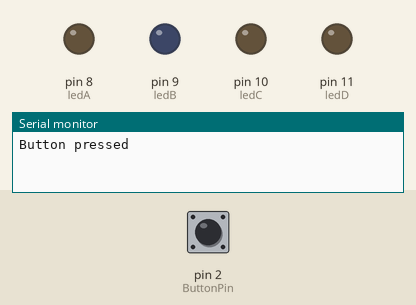
The sketch below on a simulated Arduino Uno, built with avr-gcc and run on an emulated ATmega328P. On the bench: output pins drawn as LEDs (lit = HIGH), the last lines printed to the serial monitor. Dashed ring = blinking. Inputs (shaded band) come from the test bench; at power-on: pin 2 (ButtonPin) HIGH. Random numbers use the default seed unless the sketch sets one.

Above: at 1.2 s.
1.3 s: pin 2 (ButtonPin) pulled LOW for 0.15 s
At 2.5 s:
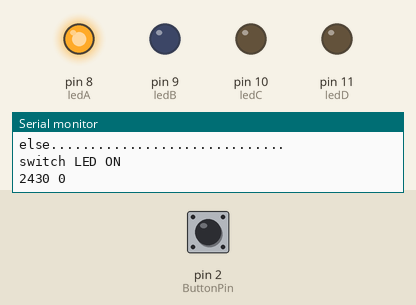
2.9 s: pin 2 (ButtonPin) pulled LOW for 1 s
At 3.19 s:
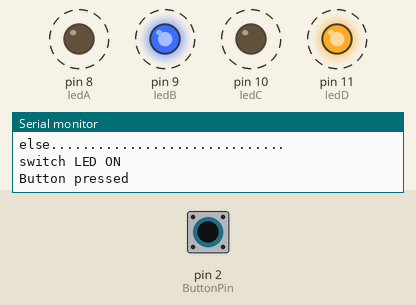
5.9 s: pin 2 (ButtonPin) pulled LOW for 3.2 s
At 6.41 s:
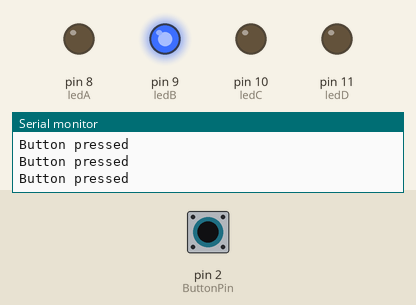
10.6 s: pin 2 (ButtonPin) pulsed LOW 5 times (0.12 s each, 0.3 s apart)
Timing chart, 0 to 13.8 s (numbered marks = the images above; inputs shaded):
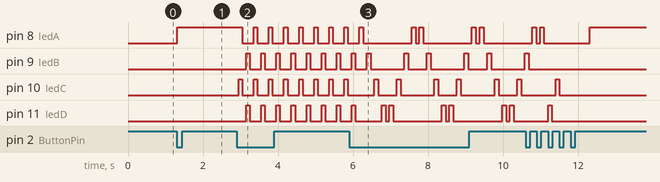

Measured:
- after the input at 1.3 s, pin 8 (ledA): LOW → HIGH at once
- after the input at 2.9 s, pin 8 (ledA): alternates HIGH for 0.10 s and LOW for 0.30 s, starting after 0.15 s; pin 9 (ledB), pin 11 (ledD): alternates HIGH for 0.10 s and LOW for 0.30 s, starting after 0.25 s; pin 10 (ledC): alternates HIGH for 0.10 s and LOW for 0.30 s, starting after 0.05 s

The sketch:

CrazyTinyLEDs.ino
```cpp
/*
 * CrazyTinyLEDs.ino
 *
 * Brown Dog Gadgets
 *
 * Pete Prodoehl <pete@2xlnetworks.com>
 *
 * 2017-01-29
 *
 */


int ledA = 8;  // 1;
int ledB = 9;  // 2;
int ledC = 10; // 3;
int ledD = 11; // 4;

int ledArray[4] = {8, 9, 10, 11};

int ButtonPin = 2; // 0;

int ButtonPushCounter = 0;   // counter for the number of button presses
int ButtonState = 0;         // current state of the button
int LastButtonState = 0;     // previous state of the button

long previousMillis = 0;        // will store last time LED was updated
long previousMillis2 = 0;        // will store last time LED was updated
long interval = 3000;           // interval at which to change (milliseconds)

boolean LEDPowerOn = true;

void setup() {
  Serial.begin(9600);
  pinMode(ledA, OUTPUT);
  pinMode(ledB, OUTPUT);
  pinMode(ledC, OUTPUT);
  pinMode(ledD, OUTPUT);
  pinMode(ButtonPin, INPUT_PULLUP);
  randomSeed(analogRead(1));
}

void loop() {

  unsigned long currentMillis = millis();

  ButtonState = digitalRead(ButtonPin);

  if (ButtonState != LastButtonState) {

    Serial.println("Button pressed");

    if (ButtonState == LOW) {
      ButtonPushCounter++;
    }

    delay(10);

    LastButtonState = ButtonState;

  }

    if (ButtonPushCounter > 4) {
      ButtonPushCounter = 0;
    }

    if (ButtonPushCounter == 1) {
      chase(currentMillis);
    }
    else if (ButtonPushCounter == 2) {
      alternateLEDs();
    }
    else if (ButtonPushCounter == 3) {
      chaseBackandForth();
    }
    else if (ButtonPushCounter == 4) {
      randomLEDs();
    }


}


void chase(long currentMillis) {
  Serial.print(currentMillis);
  Serial.print(" ");
  Serial.println(previousMillis);

  //for (int d = 0; d <= 3; d++) {

    if (currentMillis - previousMillis > interval) {
      Serial.println("currentMillis - previousMillis > interval");
      previousMillis = currentMillis;
      boolean LEDPowerOn = 0;
      Serial.println("false!");
      delay(500);
    }
    else {
      Serial.println("else..............................");
      boolean LEDPowerOn = 1;
    }


    if (LEDPowerOn == 1) {
      Serial.println("switch LED ON");
      digitalWrite(ledArray[0], HIGH);
      LEDPowerOn == 1;
    }
    else {
      Serial.println("switch LED OFF_______");
      digitalWrite(ledArray[0], LOW);
    }


  //}
  return;
}


void chaseBackandForth() {
  for (int d = 0; d <= 3; d++) {
    digitalWrite(ledArray[d], HIGH);
    delay(100);
    digitalWrite(ledArray[d], LOW);
    delay(100);
  }
  for (int d = 3; d >= 0; d--) {
    digitalWrite(ledArray[d], HIGH);
    delay(100);
    digitalWrite(ledArray[d], LOW);
    delay(100);
  }
  return;
}


void alternateLEDs() {
  digitalWrite(ledArray[0], HIGH);
  digitalWrite(ledArray[2], HIGH);
  delay(100);
  digitalWrite(ledArray[0], LOW);
  digitalWrite(ledArray[2], LOW);
  delay(100);
  digitalWrite(ledArray[1], HIGH);
  digitalWrite(ledArray[3], HIGH);
  delay(100);
  digitalWrite(ledArray[1], LOW);
  digitalWrite(ledArray[3], LOW);
  delay(100);
  return;
}


void randomLEDs() {
  int randomLED = random(0, 4);
  digitalWrite(ledArray[randomLED], HIGH);
  delay(100);
  digitalWrite(ledArray[randomLED], LOW);
  delay(100);
  return;
}


 /*
  if(currentMillis - previousMillis > interval) {
    // save the last time you blinked the LED
    previousMillis = currentMillis;
  }
*/
```
